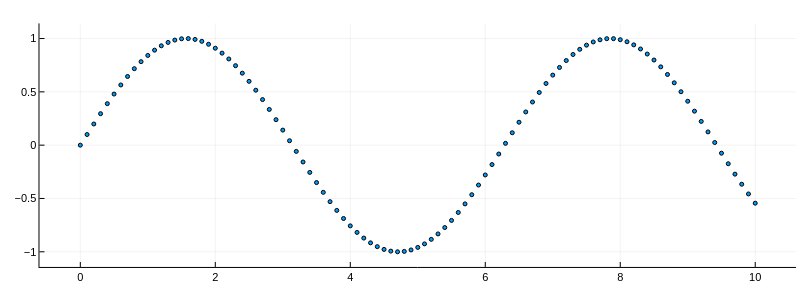

Notebook cell for this chart:
### Code cell
# Scatter plot (using the scatter command)
scatter(t,z, markersize=2)

### Figure 1 — Plotly figure (JSON) as saved in the notebook; plotly's stock layout.template omitted (floating-point values rounded to 4 significant figures)
{"data": [{"colorbar": {"len": 0.9367, "title": "", "x": 0.9951, "y": 0.5185}, "legendgroup": "", "marker": {"color": "rgba(0, 154, 250, 1.000)", "line": {"color": "rgba(0, 0, 0, 1.000)", "width": 1}, "size": 4, "symbol": "circle"}, "mode": "markers", "name": "", "showlegend": false, "type": "scatter", "x": [0, 0.1, 0.2, 0.3, 0.4, 0.5, 0.6, 0.7, 0.8, 0.9, 1, 1.1, 1.2, 1.3, 1.4, 1.5, 1.6, 1.7, 1.8, 1.9, 2, 2.1, 2.2, 2.3, 2.4, 2.5, 2.6, 2.7, 2.8, 2.9, 3, 3.1, 3.2, 3.3, 3.4, 3.5, 3.6, 3.7, 3.8, 3.9, 4, 4.1, 4.2, 4.3, 4.4, 4.5, 4.6, 4.7, 4.8, 4.9, 5, 5.1, 5.2, 5.3, 5.4, 5.5, 5.6, 5.7, 5.8, 5.9, 6, 6.1, 6.2, 6.3, 6.4, 6.5, 6.6, 6.7, 6.8, 6.9, 7, 7.1, 7.2, 7.3, 7.4, 7.5, 7.6, 7.7, 7.8, 7.9, 8, 8.1, 8.2, 8.3, 8.4, 8.5, 8.6, 8.7, 8.8, 8.9, 9, 9.1, 9.2, 9.3, 9.4, 9.5, 9.6, 9.7, 9.8, 9.9, 10], "xaxis": "x", "y": [0, 0.09983, 0.1987, 0.2955, 0.3894, 0.4794, 0.5646, 0.6442, 0.7174, 0.7833, 0.8415, 0.8912, 0.932, 0.9636, 0.9854, 0.9975, 0.9996, 0.9917, 0.9738, 0.9463, 0.9093, 0.8632, 0.8085, 0.7457, 0.6755, 0.5985, 0.5155, 0.4274, 0.335, 0.2392, 0.1411, 0.04158, -0.05837, -0.1577, -0.2555, -0.3508, -0.4425, -0.5298, -0.6119, -0.6878, -0.7568, -0.8183, -0.8716, -0.9162, -0.9516, -0.9775, -0.9937, -0.9999, -0.9962, -0.9825, -0.9589, -0.9258, -0.8835, -0.8323, -0.7728, -0.7055, -0.6313, -0.5507, -0.4646, -0.3739, -0.2794, -0.1822, -0.08309, 0.01681, 0.1165, 0.2151, 0.3115, 0.4048, 0.4941, 0.5784, 0.657, 0.729, 0.7937, 0.8504, 0.8987, 0.938, 0.9679, 0.9882, 0.9985, 0.9989, 0.9894, 0.9699, 0.9407, 0.9022, 0.8546, 0.7985, 0.7344, 0.663, 0.5849, 0.501, 0.4121, 0.3191, 0.2229, 0.1245, 0.02478, -0.07515, -0.1743, -0.2718, -0.3665, -0.4575, -0.544], "yaxis": "y"}], "layout": {"annotations": [], "height": 300, "legend": {"bgcolor": "rgba(255, 255, 255, 1.000)", "bordercolor": "rgba(0, 0, 0, 1.000)", "borderwidth": 1, "font": {"color": "rgba(0, 0, 0, 1.000)", "family": "sans-serif", "size": 11}, "title": {"font": {"color": "rgba(0, 0, 0, 1.000)", "family": "sans-serif", "size": 15}, "text": ""}, "tracegroupgap": 0, "traceorder": "normal", "x": 1, "xanchor": "auto", "y": 1, "yanchor": "auto"}, "margin": {"b": 20, "l": 0, "r": 0, "t": 20}, "paper_bgcolor": "rgba(255, 255, 255, 1.000)", "plot_bgcolor": "rgba(255, 255, 255, 1.000)", "showlegend": true, "width": 800, "xaxis": {"anchor": "y", "domain": [0.04937, 0.9951], "gridcolor": "rgba(0, 0, 0, 0.100)", "gridwidth": 0.5, "linecolor": "rgba(0, 0, 0, 1.000)", "mirror": false, "showgrid": true, "showline": true, "showticklabels": true, "tickangle": 0, "tickcolor": "rgb(0, 0, 0)", "tickfont": {"color": "rgba(0, 0, 0, 1.000)", "family": "sans-serif", "size": 11}, "ticks": "inside", "title": "", "titlefont": {"color": "rgba(0, 0, 0, 1.000)", "family": "sans-serif", "size": 15}, "type": "-", "visible": true, "zeroline": false, "zerolinecolor": "rgba(0, 0, 0, 1.000)"}, "yaxis": {"anchor": "x", "domain": [0.05016, 0.9869], "gridcolor": "rgba(0, 0, 0, 0.100)", "gridwidth": 0.5, "linecolor": "rgba(0, 0, 0, 1.000)", "mirror": false, "showgrid": true, "showline": true, "showticklabels": true, "tickangle": 0, "tickcolor": "rgb(0, 0, 0)", "tickfont": {"color": "rgba(0, 0, 0, 1.000)", "family": "sans-serif", "size": 11}, "ticks": "inside", "title": "", "titlefont": {"color": "rgba(0, 0, 0, 1.000)", "family": "sans-serif", "size": 15}, "type": "-", "visible": true, "zeroline": false, "zerolinecolor": "rgba(0, 0, 0, 1.000)"}}}
